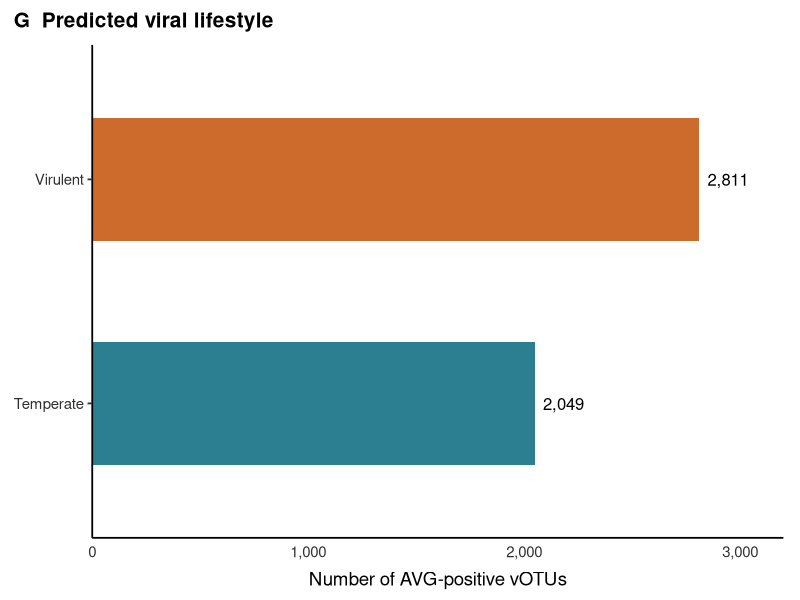
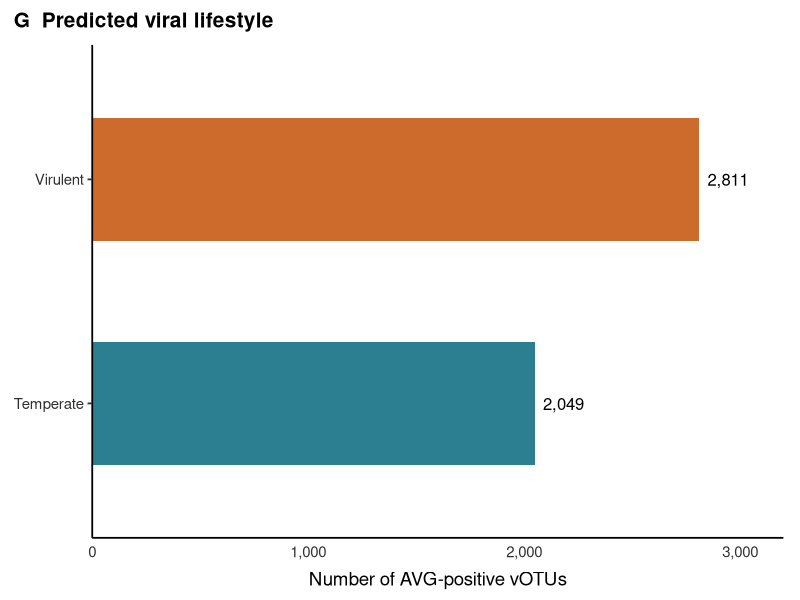
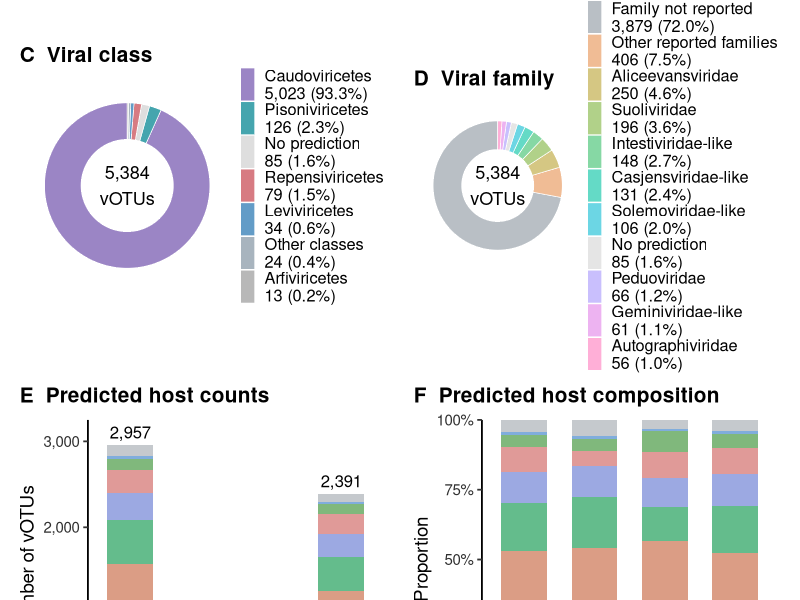
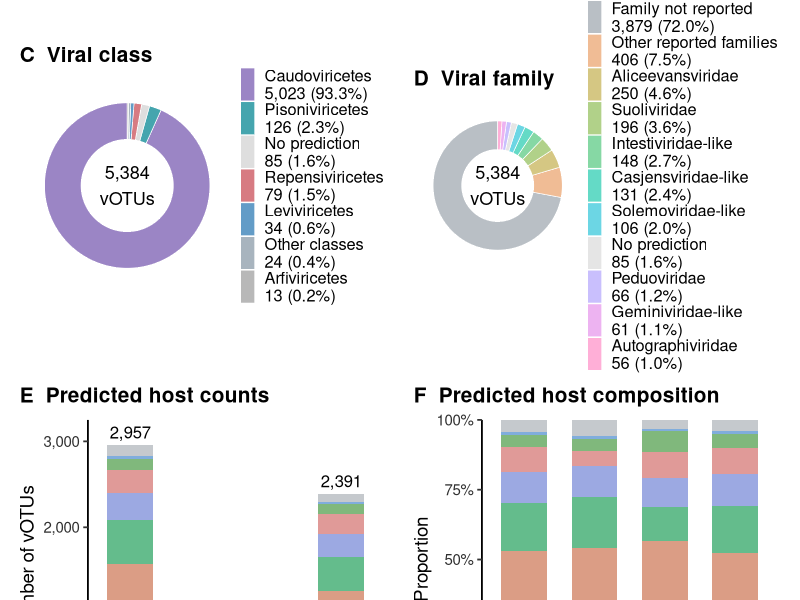

Recreate these plots in R, in order.
#!/usr/bin/env Rscript
suppressPackageStartupMessages({library(ggplot2);library(grid)})

args <- commandArgs(FALSE)
script <- sub('^--file=','',args[grepl('^--file=',args)])
if (sys.nframe() == 0 && length(script)) setwd(dirname(normalizePath(script[1])))
# Display-only revision: keep source data, colours and computations unchanged.
FONT_SCALE <- 1  # Increase to 1.1 for a further 10% enlargement.
fs <- function(pt) pt * FONT_SCALE
mm_text <- function(pt) fs(pt) / (72.27 / 25.4)
d <- read.delim('confidence_plot_data.tsv')
h <- read.delim('host_stacked_data.tsv')
cl <- read.delim('class_display.tsv')
fa <- read.delim('family_display.tsv')
stopifnot(sum(cl$vOTUs)==5384,sum(fa$vOTUs)==5384)
stopifnot(all(tapply(d$count,interaction(d$category,d$stage),sum)==tapply(d$total,interaction(d$category,d$stage),unique)))
d$category <- factor(d$category,c('AMG','APG','AReG'))
d$stage <- factor(d$stage,c('Candidate set','Filtered'))
d$confidence <- factor(d$confidence,c('high','medium','low'))
th <- theme_classic(base_size=fs(13.5),base_family='sans') +
 theme(axis.text=element_text(colour='#303030'),axis.ticks.x=element_blank(),
 axis.title.x=element_blank(),plot.title=element_text(size=fs(15),face='bold',margin=margin(b=9)),
 plot.title.position='plot',plot.margin=margin(9,12,9,10),legend.position='none',
 strip.background=element_blank(),strip.text=element_text(face='bold',size=fs(13.5)),
 panel.spacing=unit(10,'pt'))
tot <- unique(d[c('category','stage','total')])
conf <- ggplot(d,aes(stage,fill=confidence))+facet_grid(.~category)+th+
 scale_fill_manual(values=c(high='#64BC8C',medium='#DB9D85',low='#C5C9CD'),
 labels=c('High','Medium','Low'),name='CheckAMG confidence')+
 scale_x_discrete(labels=c('Candidate set'='Candidate\nset','Filtered'='Filtered'))
a <- conf+geom_col(aes(y=count),width=.64,position=position_stack(reverse=TRUE))+
 geom_text(data=tot,aes(stage,total,label=format(total,big.mark=',',trim=TRUE)),
 inherit.aes=FALSE,vjust=-.45,size=mm_text(12))+
 scale_y_continuous(labels=scales::label_comma(),breaks=seq(0,20000,5000),limits=c(0,21000),expand=c(0,0))+
 labs(title='A  AVG candidate counts',y='Candidate records')
b <- conf+geom_col(aes(y=percent),width=.64,position=position_stack(reverse=TRUE))+
 scale_y_continuous(breaks=seq(0,100,25),labels=function(x)paste0(x,'%'),expand=c(0,0))+
 labs(title='B  Confidence composition',y='Proportion')
extract_legend <- function(p,ncol) {
 g<-ggplotGrob(p+theme(legend.position='bottom',legend.title=element_text(size=fs(13),margin=margin(b=5)),
 legend.text=element_text(size=fs(12.5),margin=margin(l=3,r=12)),legend.key.size=unit(3.5,'mm'),legend.margin=margin(0,0,0,0))+
 guides(fill=guide_legend(ncol=ncol,byrow=TRUE,title.position='top',title.hjust=.5)))
 idx <- which(g$layout$name=='guide-box-bottom')
 if(!length(idx)) idx <- which(g$layout$name=='guide-box')
 g$grobs[[idx[1]]]
}
leg_conf <- extract_legend(b,3)
cols <- setNames(c('#9B85C5','#45A5AE','#E2AC4A','#D77B82','#639CC7','#7FA576','#B8B8B8')[seq_len(nrow(cl))],cl$taxon)
cols['No prediction'] <- '#DEDEDE';cols['Other classes'] <- '#A8B4BE'
fcols <- setNames(grDevices::hcl.colors(nrow(fa),'Set 3'),fa$taxon)
fcols['Family not reported'] <- '#B9BFC5';fcols['No prediction'] <- '#E5E5E5'
donut <- function(z,pal,title) {
 z$taxon<-factor(z$taxon,levels=z$taxon)
 lab<-paste0(gsub('_like','-like',z$taxon,fixed=TRUE),'\n',format(z$vOTUs,big.mark=',',trim=TRUE),
             ' (',sprintf('%.1f',100*z$vOTUs/5384),'%)')
 ggplot(z,aes(x=2,y=vOTUs,fill=taxon))+geom_col(width=.85,colour='white',linewidth=.22)+
 coord_polar(theta='y')+xlim(.5,2.5)+
 annotate('text',x=.5,y=0,label='5,384\nvOTUs',size=mm_text(13),lineheight=1.2)+
 scale_fill_manual(values=pal,labels=setNames(lab,z$taxon),name=NULL)+labs(title=title)+
 theme_void(base_size=fs(13.5),base_family='sans')+
 theme(plot.title=element_text(face='bold',size=fs(15),margin=margin(b=8)),
 plot.title.position='plot',plot.margin=margin(9,12,9,10),legend.position='right',legend.text=element_text(size=fs(11.8)),
 legend.key.size=unit(3.8,'mm'),legend.spacing.y=unit(3,'pt'),legend.margin=margin(0,0,0,1),
 legend.box.spacing=unit(3,'pt'))+guides(fill=guide_legend(ncol=1))
}
c <- donut(cl,cols,'C  Viral class')
dd <- donut(fa,fcols,'D  Viral family')
ph<-unique(h[order(h$display_order),c('host_phylum','display_order')])$host_phylum
h$host_phylum<-factor(h$host_phylum,levels=ph)
h$group<-factor(h$group,c('All AVG','AMG','APG','AReG'))
hcols<-c(Bacillota_A='#DB9D85',Bacteroidota='#64BC8C',Bacillota='#9CA9E2',
 Pseudomonadota='#E09A98',Bacillota_C='#80B87C',Actinomycetota='#80ADDC',Other='#C5C9CD')
host<-ggplot(h,aes(group,fill=host_phylum))+th+scale_fill_manual(values=hcols,name='Predicted host phylum',drop=FALSE)
htot<-unique(h[c('group','total_vOTUs')])
e<-host+geom_col(aes(y=vOTUs),width=.65,position=position_stack(reverse=TRUE))+
 geom_text(data=htot,aes(group,total_vOTUs,label=format(total_vOTUs,big.mark=',',trim=TRUE)),
 inherit.aes=FALSE,vjust=-.5,size=mm_text(12))+
 scale_y_continuous(labels=scales::label_comma(),breaks=c(0,1000,2000,3000),limits=c(0,3250),expand=c(0,0))+
 labs(title='E  Predicted host counts',y='Number of vOTUs')
f<-host+geom_col(aes(y=percent),width=.65,position=position_stack(reverse=TRUE))+
 scale_y_continuous(breaks=seq(0,100,25),labels=function(x)paste0(x,'%'),expand=c(0,0))+
 labs(title='F  Predicted host composition',y='Proportion')
leg_host<-extract_legend(f,4)
# Lifestyle counts: unique AVG-positive vOTUs in the eligible lifestyle set.
life_raw <- read.delim('vOTU_class_counts.tsv')
life_positive <- unique(life_raw[life_raw$Copies > 0,c('Contig','Lifestyle')])
stopifnot(!anyDuplicated(life_positive$Contig), nrow(life_positive)==4860)
life_counts <- as.data.frame(table(factor(life_positive$Lifestyle,levels=c('Virulent','Temperate'))))
names(life_counts) <- c('Lifestyle','vOTUs')
stopifnot(identical(as.integer(life_counts$vOTUs),c(2811L,2049L)))
write.table(life_counts,'lifestyle_counts.tsv',sep='\t',quote=FALSE,row.names=FALSE)
write.table(life_positive,'lifestyle_vOTUs.tsv',sep='\t',quote=FALSE,row.names=FALSE)
life_counts$Lifestyle <- factor(life_counts$Lifestyle,levels=c('Temperate','Virulent'))
g <- ggplot(life_counts,aes(x=Lifestyle,y=vOTUs,fill=Lifestyle))+
 geom_col(width=.55)+
 geom_text(aes(label=format(vOTUs,big.mark=',',trim=TRUE)),hjust=-.2,size=mm_text(12))+
 scale_fill_manual(values=c(Virulent='#CC6B2C',Temperate='#2C7F91'))+
 scale_y_continuous(limits=c(0,3200),breaks=c(0,1000,2000,3000),labels=scales::label_comma(),expand=c(0,0))+
 coord_flip()+th+
 labs(title='G  Predicted viral lifestyle',x=NULL,y='Number of AVG-positive vOTUs')+
 theme(axis.title.x=element_text(size=fs(13.5),margin=margin(t=6)),axis.title.y=element_blank())
ggsave('lifestyle_panel_R.pdf',g,width=12.8,height=2.3,device=cairo_pdf)
ggsave('lifestyle_panel_R.png',g,width=12.8,height=2.3,dpi=300,bg='white')
gs<-lapply(list(a,b,c,dd,e,f,g),ggplotGrob)
for(pair in list(c(1,2),c(5,6))) {
 w<-unit.pmax(gs[[pair[1]]]$widths,gs[[pair[2]]]$widths)
 for(j in pair)gs[[j]]$widths<-w
}
draw<-function(){
 grid.newpage()
 pushViewport(viewport(x=.5,y=.5,width=.985,height=.985,
 layout=grid.layout(6,2,widths=c(1,1),heights=unit(c(3.6,.7,4.1,3.6,1.0,2.3),'in'))))
 for(i in seq_len(6)) {
  row<-c(1,1,3,3,4,4)[i];col<-ifelse(i%%2==1,1,2)
  pushViewport(viewport(layout.pos.row=row,layout.pos.col=col));grid.draw(gs[[i]]);popViewport()
 }
 pushViewport(viewport(layout.pos.row=2,layout.pos.col=1:2));grid.draw(leg_conf);popViewport()
 pushViewport(viewport(layout.pos.row=5,layout.pos.col=1:2));grid.draw(leg_host);popViewport()
 pushViewport(viewport(layout.pos.row=6,layout.pos.col=1:2));grid.draw(gs[[7]]);popViewport(2)
}
cairo_pdf('AVG_overview_with_lifestyle_R.pdf',width=12.8,height=15.6);draw();dev.off()
png('AVG_overview_with_lifestyle_R.png',width=12.8,height=15.6,units='in',res=300,type='cairo',bg='white');draw();dev.off()
svglite::svglite('AVG_overview_with_lifestyle_R.svg',width=12.8,height=15.6);draw();dev.off()
writeLines(capture.output(sessionInfo()),'R_sessionInfo.txt')
